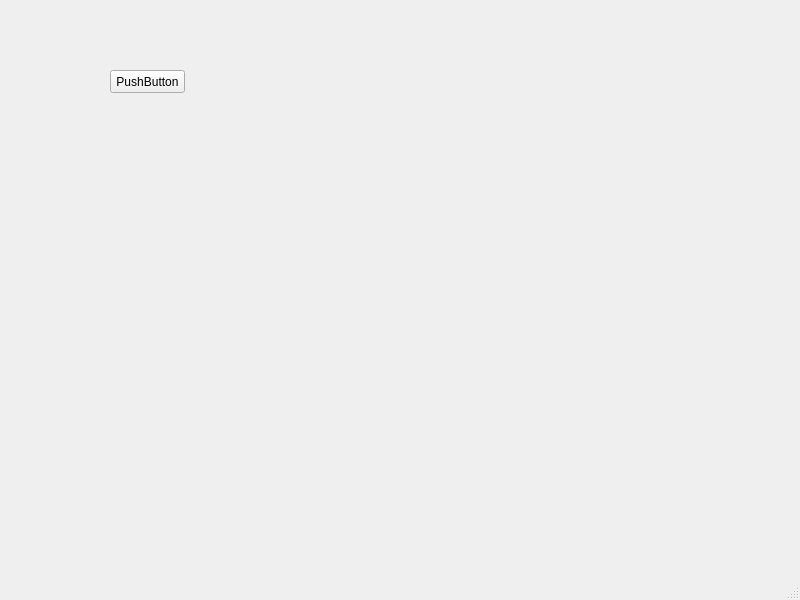
<?xml version="1.0" encoding="UTF-8"?>
<ui version="4.0">
 <class>MainWindow</class>
 <widget class="QMainWindow" name="MainWindow">
  <property name="geometry">
   <rect>
    <x>0</x>
    <y>0</y>
    <width>800</width>
    <height>600</height>
   </rect>
  </property>
  <property name="windowTitle">
   <string>MainWindow</string>
  </property>
  <widget class="QWidget" name="centralwidget">
   <widget class="QPushButton" name="pushButton">
    <property name="geometry">
     <rect>
      <x>110</x>
      <y>70</y>
      <width>75</width>
      <height>23</height>
     </rect>
    </property>
    <property name="text">
     <string>PushButton</string>
    </property>
   </widget>
  </widget>
  <widget class="QMenuBar" name="menubar">
   <property name="geometry">
    <rect>
     <x>0</x>
     <y>0</y>
     <width>800</width>
     <height>21</height>
    </rect>
   </property>
  </widget>
  <widget class="QStatusBar" name="statusbar"/>
 </widget>
 <resources/>
 <connections/>
</ui>
